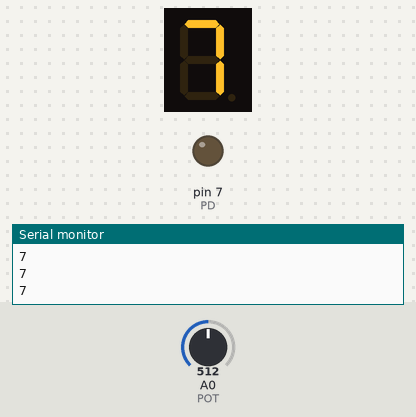
The sketch below on a simulated Arduino Uno, built with avr-gcc and run on an emulated ATmega328P. On the bench: 1-digit seven-segment display, output pins drawn as LEDs (lit = HIGH), the last lines printed to the serial monitor. Wiring (inferred from the names in the program): 1-digit 7-segment display, segments lit when HIGH: segments pin 9, pin 10, pin 2, pin 3, pin 4, pin 5, pin 6. Inputs (shaded band) come from the test bench; at power-on: A0 (POT) = 512. The segment pins are drawn as the display they are named for; pins used as bus, display or sensor lines are not drawn.

Above: at 1.2 s.
1.3 s: A0 (POT) set to 665
At 2.0 s:
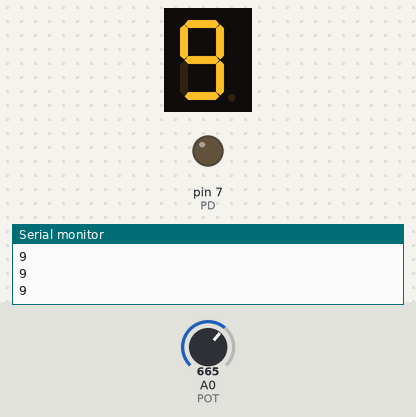
2.8 s: A0 (POT) set to 689
At 3.3 s:
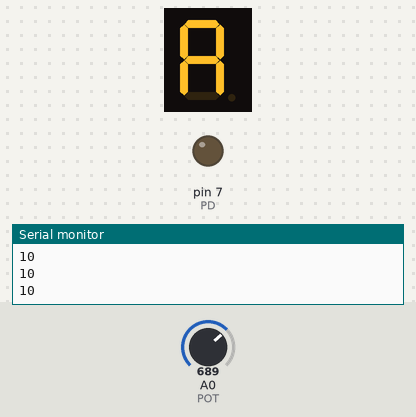
4.3 s: A0 (POT) set to 741
5.8 s: A0 (POT) set to 769
At 7.0 s:
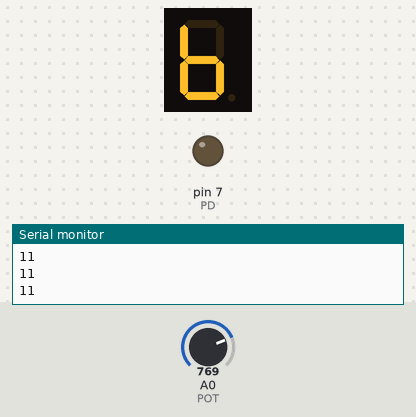
7.3 s: A0 (POT) set to 806
8.8 s: A0 (POT) set to 828
At 9.8 s:
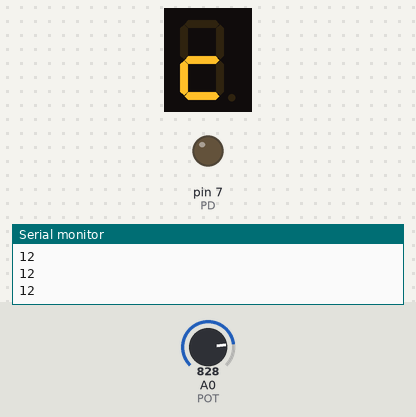
Timing chart, 0 to 11.3 s (numbered marks = the images above; inputs shaded):
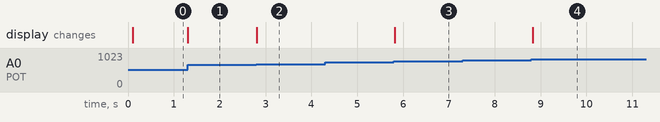

The sketch:

ex15_display_adc_catodo_comum.ino
```cpp
/* DÉCIMO QUINTO PROGRAMA
 * (DISPLAY 7 SEGMENTOS - CATODO COMUM + ADC)
   DANIEL RODRIGUES DE SOUSA 05/11/2022 */

#define SEG_A 9 //definição do display_seg a
#define SEG_B 10//definição do display_seg b
#define SEG_C 2 //definição do display_seg c
#define SEG_D 3 //definição do display_seg d
#define SEG_E 4 //definição do display_seg e
#define SEG_F 5 //definição do display_seg f
#define SEG_G 6 //definição do display_seg g
#define PD    7 //definição do display_seg p
#define POT   A0//definição do potenciômetro

unsigned int caractere = 0;

                      // pgfedcba
byte segmentos[16] = { 0b00111111,  //0
                       0b00000110,  //1
                       0b01011011,  //2
                       0b01001111,  //3
                       0b01100110,  //4
                       0b01101101,  //5
                       0b01111101,  //6
                       0b00000111,  //7
                       0b01111111,  //8
                       0b01101111,  //9
                       0b01110111,  //A
                       0b01111100,  //B
                       0b01011000,  //C
                       0b01011110,  //D
                       0b01111001,  //E
                       0b01110001 };//F

void display_7seg( byte display_seg )    //função display_segs: recebe um byte chamado display_seg
{
  digitalWrite(SEG_A, bitRead(display_seg, 0));  //acerta o estado de SEG_A de acordo com o bit 0 do byte display_seg
  digitalWrite(SEG_B, bitRead(display_seg, 1));  //acerta o estado de SEG_B de acordo com o bit 1 do byte display_seg
  digitalWrite(SEG_C, bitRead(display_seg, 2));  //acerta o estado de SEG_C de acordo com o bit 2 do byte display_seg
  digitalWrite(SEG_D, bitRead(display_seg, 3));  //acerta o estado de SEG_D de acordo com o bit 3 do byte display_seg
  digitalWrite(SEG_E, bitRead(display_seg, 4));  //acerta o estado de SEG_E de acordo com o bit 4 do byte display_seg
  digitalWrite(SEG_F, bitRead(display_seg, 5));  //acerta o estado de SEG_F de acordo com o bit 5 do byte display_seg
  digitalWrite(SEG_G, bitRead(display_seg, 6));  //acerta o estado de SEG_G de acordo com o bit 6 do byte display_seg
  digitalWrite(PD, bitRead(display_seg, 7));     //acerta o estado de PD de acordo com o bit 7 do byte display_seg
}

void setup()
{
  pinMode(SEG_A, OUTPUT);     //definição da direção dos pinos
  pinMode(SEG_B, OUTPUT);
  pinMode(SEG_C, OUTPUT);
  pinMode(SEG_D, OUTPUT);
  pinMode(SEG_E, OUTPUT);
  pinMode(SEG_F, OUTPUT);
  pinMode(SEG_G, OUTPUT);
  pinMode(PD, OUTPUT);
  Serial.begin(9600);         //configura RS-232
}

void loop()
{
  delay(100);                   //delay
  caractere = analogRead(POT);  //lê potenciômetro
  caractere = map(caractere, 0, 1023, 0, 15); //ajusta
  Serial.println(caractere);    //envia pela serial
  display_7seg(segmentos[caractere]);
}
```

Measured:
- the behaviour switches between 681 and 682 on A0 (POT) (found by bisection; images 1 and 2)
- the behaviour switches between 750 and 751 on A0 (POT) (found by bisection; images 2 and 3)
- the behaviour switches between 818 and 819 on A0 (POT) (found by bisection; images 3 and 4)
- after the input at 1.3 s, the display: changes at once (image 1)
- after the input at 2.8 s, the display: changes at once (image 2)
- after the input at 5.8 s, the display: changes at once (image 3)
- after the input at 8.8 s, the display: changes at once (image 4)
